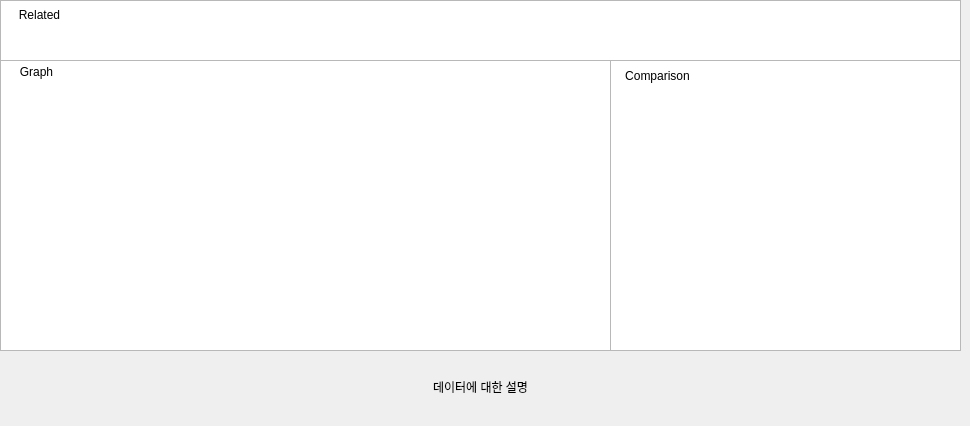
     <widget class="QWidget" name="tab1">
      <attribute name="title">
       <string>Naver</string>
      </attribute>
      <widget class="QLabel" name="NDataInfo">
       <property name="geometry">
        <rect>
         <x>0</x>
         <y>356</y>
         <width>961</width>
         <height>61</height>
        </rect>
       </property>
       <property name="text">
        <string>데이터에 대한 설명</string>
       </property>
       <property name="alignment">
        <set>Qt::AlignCenter</set>
       </property>
      </widget>
      <widget class="QLabel" name="NGraphLabel">
       <property name="geometry">
        <rect>
         <x>1</x>
         <y>61</y>
         <width>71</width>
         <height>21</height>
        </rect>
       </property>
       <property name="text">
        <string>Graph</string>
       </property>
       <property name="alignment">
        <set>Qt::AlignCenter</set>
       </property>
      </widget>
      <widget class="QGraphicsView" name="NGraphView">
       <property name="geometry">
        <rect>
         <x>0</x>
         <y>60</y>
         <width>611</width>
         <height>291</height>
        </rect>
       </property>
      </widget>
      <widget class="QGraphicsView" name="NRelatedGraphicView">
       <property name="geometry">
        <rect>
         <x>610</x>
         <y>60</y>
         <width>351</width>
         <height>291</height>
        </rect>
       </property>
      </widget>
      <widget class="QListView" name="NListView">
       <property name="geometry">
        <rect>
         <x>0</x>
         <y>0</y>
         <width>961</width>
         <height>61</height>
        </rect>
       </property>
      </widget>
      <widget class="QLabel" name="NComparisonLabel">
       <property name="geometry">
        <rect>
         <x>622</x>
         <y>65</y>
         <width>71</width>
         <height>21</height>
        </rect>
       </property>
       <property name="text">
        <string>Comparison</string>
       </property>
       <property name="alignment">
        <set>Qt::AlignCenter</set>
       </property>
      </widget>
      <widget class="QLabel" name="NRelatedLabel">
       <property name="geometry">
        <rect>
         <x>4</x>
         <y>4</y>
         <width>71</width>
         <height>21</height>
        </rect>
       </property>
       <property name="text">
        <string>Related</string>
       </property>
       <property name="alignment">
        <set>Qt::AlignCenter</set>
       </property>
      </widget>
      <zorder>NGraphView</zorder>
      <zorder>NDataInfo</zorder>
      <zorder>NGraphLabel</zorder>
      <zorder>NRelatedGraphicView</zorder>
      <zorder>NListView</zorder>
      <zorder>NComparisonLabel</zorder>
      <zorder>NRelatedLabel</zorder>
     </widget>
